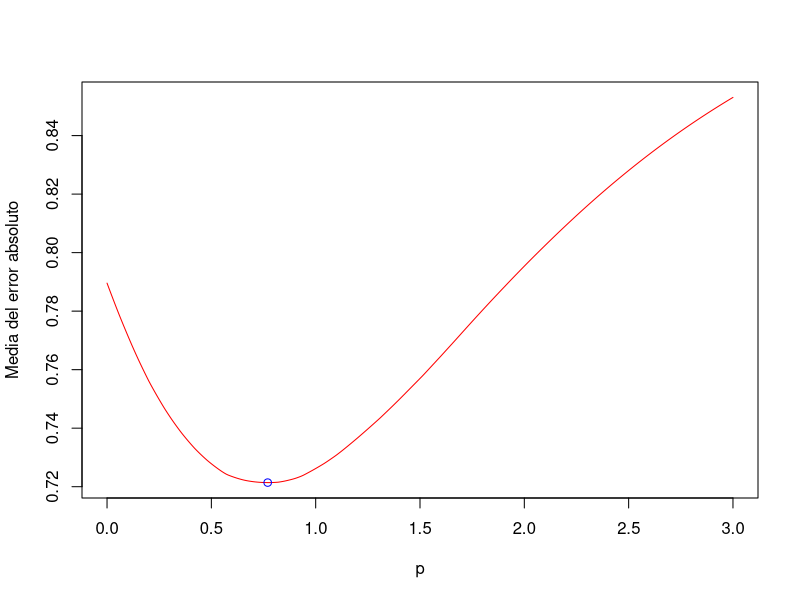
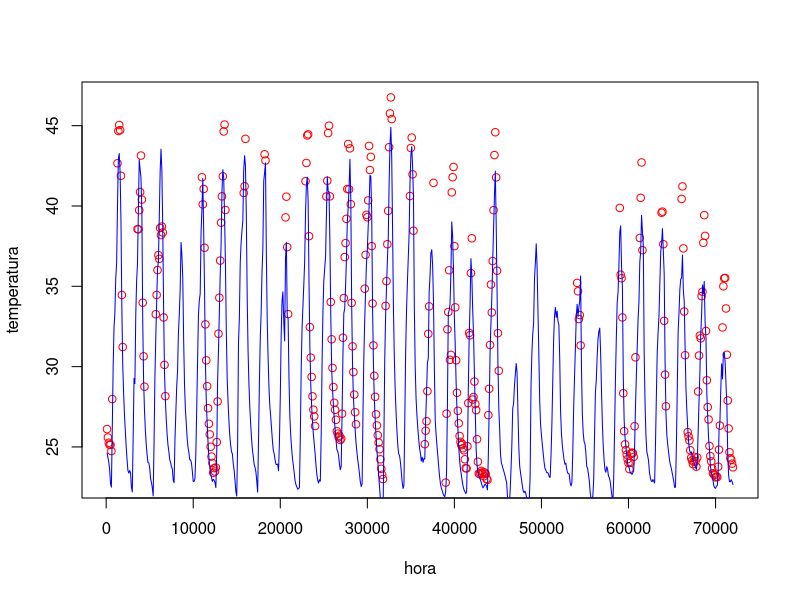

These figures' R source, in order:
library(raster)
rQuixX<-c(1,2,3,4,5,6,7,13,14,15,16,17,18,19,36,37,38,39,40,41,42,43,44,57,58,
          59,60,61,62,63,64,65,66,67,68,110,111,112,113,114,115,116,117,118,119,120,121,122,123,124,125,126,127,
          128,129,130,131,132,133,134,135,136,137,158,159,160,182,183,206,207,208,209,229,230,231,232,233,234,235,
          236,237,238,239,240,253,254,255,256,257,258,259,260,261,262,263,264,265,266,267,268,269,270,271,272,273,
          274,275,276,277,278,279,280,281,282,283,284,285,286,287,297,298,299,300,301,302,303,304,305,306,307,308,
          309,310,311,312,313,314,315,316,317,318,321,322,323,324,325,326,327,328,349,350,351,352,353,366,367,368,
          369,370,371,376,390,391,392,393,394,395,396,397,398,399,400,401,402,403,404,405,406,407,408,409,410,411,
          412,413,414,415,416,417,418,419,420,421,422,423,424,425,426,427,428,429,430,431,432,433,434,435,436,437,
          438,439,440,441,442,443,444,445,446,447,448,449,450,451,541,542,543,544,545,590,591,592,593,594,595,596,
          597,598,599,600,601,602,603,604,605,606,607,608,613,614,615,616,638,639,640,641,642,643,661,662,663,664,
          665,668,669,670,671,672,673,674,675,676,677,678,679,680,681,682,683,684,685,686,687,688,689,690,691,692,
          693,694,695,696,697,698,699,700,701,702,703,704,705,708,709,710,711,712,713,714,715,716,717,718,719,720)

rQuixY<-c(26.11,25.59,25.26,25.13,25.13,24.74,
          27.98,42.66,44.67,45.04,44.72,41.88,34.46,31.22,38.56,38.55,39.74,40.87,43.14,40.4,33.98,30.64,28.75,33.26,34.46,
          36.01,36.94,36.71,38.63,38.19,38.72,38.35,33.06,30.11,28.16,41.79,40.1,41.06,37.4,32.63,30.39,28.78,27.41,26.44,
          25.78,25.01,24.4,24,23.39,23.68,23.47,23.72,25.3,27.83,32.05,34.29,36.6,38.96,40.6,41.85,44.64,45.07,39.75,40.81,
          41.23,44.18,43.22,42.83,39.29,40.58,37.44,33.27,41.54,42.68,44.39,44.46,38.12,32.46,30.56,29.36,28.15,27.32,26.9,
          26.3,40.59,41.57,44.54,45,40.6,34.02,31.7,29.92,28.73,27.75,27.31,26.69,25.98,25.83,25.61,25.7,25.43,25.52,
          27.07,31.8,34.27,36.82,37.69,39.2,41.06,43.86,41.04,43.59,40.11,33.97,31.26,29.66,28.26,27.16,26.41,34.85,36.96,
          39.45,39.3,40.35,43.74,42.24,43.06,37.5,33.93,31.32,29.43,28.12,27.03,26.34,25.73,25.27,24.86,24.23,23.64,23.27,
          23,33.78,35.32,37.62,39.7,43.66,45.76,46.76,45.41,40.62,43.61,44.26,41.97,38.46,25.17,26.01,26.6,28.47,32.04,
          33.75,41.44,22.78,27.07,32.32,33.4,36,30.42,30.73,40.85,41.79,42.43,37.5,33.69,30.39,28.37,27.25,26.47,25.68,25.32,
          25.11,25.18,24.92,24.79,24.23,23.68,23.66,25.04,27.73,32.1,31.95,35.82,37.99,27.95,28.11,29.07,27.67,27.29,25.48,
          24.08,23.35,23.3,23.38,23.51,23.34,23.43,23.17,23.4,23.32,23.01,22.95,26.98,28.62,31.35,35.11,33.37,36.57,39.74,
          43.17,44.59,41.78,35.97,32.08,29.74,35.21,34.69,32.96,33.21,31.32,39.88,35.72,35.5,33.06,28.34,25.98,25.16,24.81,
          24.52,24.24,24,23.62,24.02,24.56,24.65,24.62,24.38,26.29,30.58,38.01,40.51,42.71,37.25,39.58,39.65,37.62,32.85,
          29.5,27.53,40.44,41.22,37.36,33.43,30.71,25.92,25.66,25.4,24.79,24.32,24.16,23.93,24.08,24.38,24.11,23.77,24.34,
          28.45,30.69,31.93,31.76,34.39,34.66,37.71,39.43,38.14,32.22,29.15,27.48,26.71,25.06,24.43,24.1,23.67,23.36,23.3,
          23.26,23.11,23.16,23.12,23.77,24.83,26.33,32.44,35,35.5,35.52,33.62,30.74,27.89,26.15,24.67,24.3,24.2,23.96,23.73)


#x es el punto cuyo peso se quiere obtener, xi es el punto que se quiere
#interpolar, p es el parámetro de potencia
peso = function(x, xi, p){
  return(1/pointDistance(x, xi, lonlat = FALSE)^p)
}

#x es el vector de puntos usados para la interpolación, y es el vector de
#valores asociados a esos puntos, xi es el punto que se quiere interpolar,
#p es el parámetro de potencia
idw = function(x, y, xi, p){
  numerador = 0
  denominador = 0
  puntos = length(y)
  for(i in 1:puntos){
    if(x[i,1] == xi[1] && x[i,2] == xi[2]){
      return (y[i])
    }
    else{
      peso = peso(x[i, ], xi, p)
      numerador = numerador + peso*y[i]
      denominador =  denominador + peso
    }
  }
  return(numerador/denominador)
}

#Valores de la temperatura
itatira <- read.csv(file=file.path("Data", "Itatira.csv"))
jati <- read.csv(file=file.path("Data", "Jati.csv"))
quixada <- read.csv(file=file.path("Data", "Quixada.csv"))
quixeramobimTeo <- read.csv(file=file.path("Data","Quixeramobim.csv"))

#Coordenadas de las estaciones
xQuixada = c(-39.03337388,-4.967000076)

xJati = c(-38.99792619,-7.68237997)

xItatira = c(-39.6359847,-4.528938261)

xQuixeramobim = c(-39.28369603,-5.200769967)

tamano = length(itatira[,1])


#plot(rQuixX,rQuixY,"p",col="Red")
#lines(1:720,quixeramobim,col="Blue")

#plot(rQuixX,rQuixY,"p",col="Red")
#lines(1:720,quixeramobim,col="Blue")


errores <- function(v,enc){
  maxAbs=100
  i = 1
  valoresEncontrados = enc
  valoresTeo = v
  media = 0
  errorRel = 0
  total = 0
  errorAbs = 0
  max = 0
  vec = vector(length = length(enc))
  cat(" ","\n")
  while(i <= 720){
    if(v[,1][i] != 0){
      #Calculo error relativo
      errorRel = abs(valoresEncontrados[i]-valoresTeo[,1][i])/valoresTeo[,1][i]
      
      #Calculo error absoluto
      errorAbs = abs(valoresEncontrados[i]-valoresTeo[,1][i])
      
      vec[i] = errorAbs
      
      total = total + errorAbs
      #cat(i,": ",errorAbs)
      #("\n")
      
    }
    
    i = i + 1
  }
  
  
  media = total/length(enc)
  cat("Media de error absoluto es ",media,"\n")
  cat("Error minimo absoluto es ",min(vec),"\n")
  cat("Error maximo absoluto es ",max(vec),"\n")
  cat(" ","\n")
  #return(max(vec))
  return(media)
}

jaccardIndex <- function(A,B){
  cat("\n")
  cat("Indice de jaccard es ",length(intersect(A,B))/length(union(A,B)))
}

pot = seq(0,3,0.01)

#errores(itatira,quexada)
q1 = c()
potsize = length(pot)
jp=1
i=1
m = c()
med = vector(length = length(pot))
while(jp <= potsize){
  n=1
  
  q1 = c()

  for(i in 1:tamano){
    q1 = c(q1, idw(matrix(c(xQuixada, xJati, xItatira),nrow=3,ncol=2,byrow = TRUE), c(itatira[,1][i], jati[,1][i], quixada[,1][i]), xQuixeramobim , pot[jp]))


  }
  med[jp] = errores(quixeramobimTeo,q1)
  

  
  jp = jp+1
}
print(med)
cat("Menor de las medias del error absoluto es ",min(med)," y p= ",pot[which.min(med)],"\n")
plot(pot,med,"l",col="Red", ylab="Media del error absoluto", xlab="p")
lines(c(pot[which.min(med)]), c(min(med)),"p",col="Blue")

tamano = length(itatira[,1])

quixeramobim = c()
for(i in 1:tamano){
  quixeramobim = c(quixeramobim, idw(matrix(c(xQuixada, xJati, xItatira),nrow=3,ncol=2,byrow = TRUE), c(itatira[,1][i], jati[,1][i], quixada[,1][i]), xQuixeramobim, 0.77))
}
plot(rQuixX*100,rQuixY,"p",col="Red", ylab="temperatura", xlab="hora")
lines((1:tamano)*100,quixeramobim,"l",col="Blue")

errores(quixeramobimTeo, quixeramobim)
